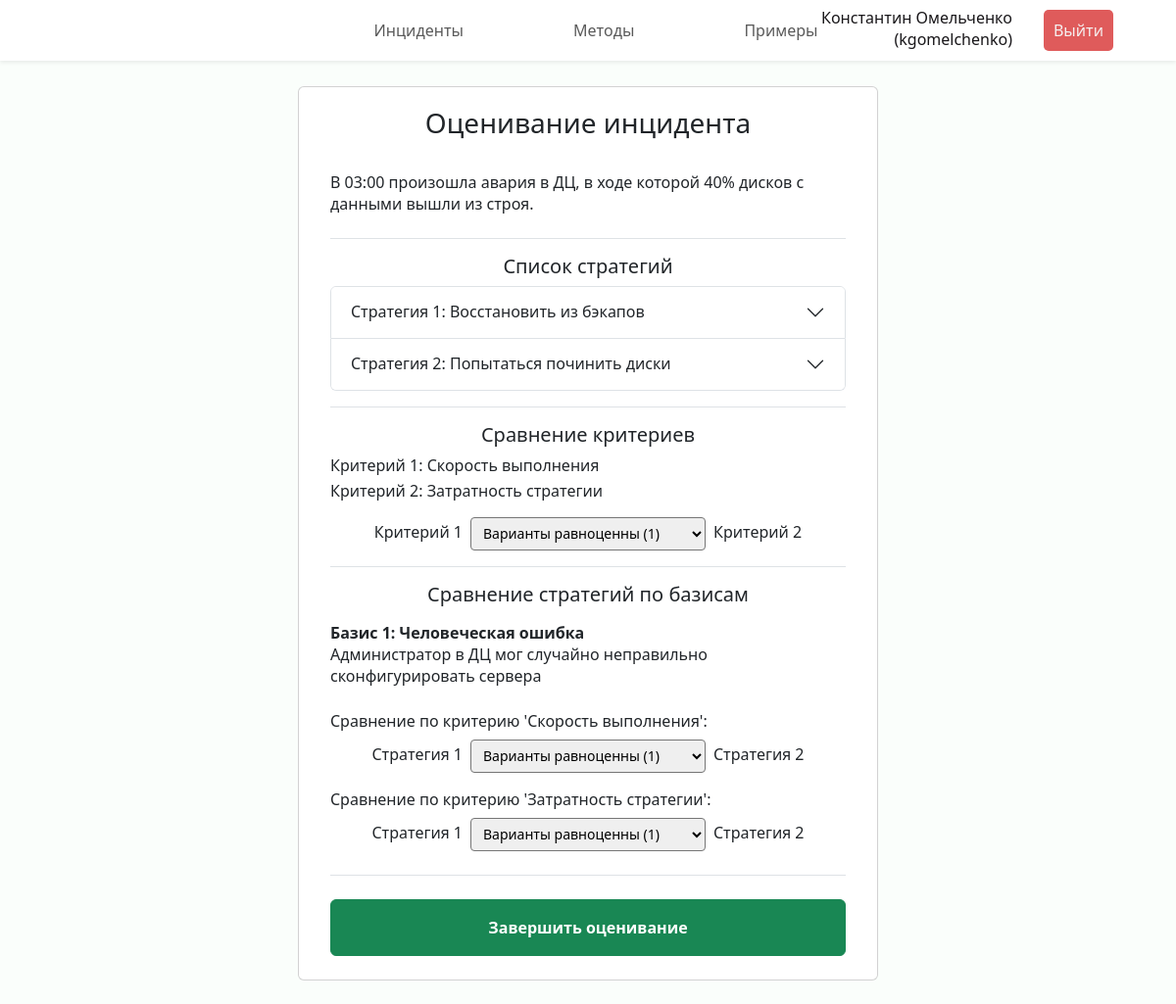
Page /incident/9/assess (signed in) on the committed database.
### incidents/models.py (models this page shows, shortened)
class Incident(models.Model):
    name = models.CharField("Название", max_length=100)
    description = models.TextField("Описание")
    created_at = models.DateTimeField("Создан")
    results = models.JSONField("Результаты", null=True, blank=True)
    creator = models.ForeignKey(Expert, verbose_name="Инициатор", on_delete=models.CASCADE,
                                related_name="authored_incidents")
    status = models.ForeignKey(Status, verbose_name="Статус", on_delete=models.CASCADE)
    criteries = models.ManyToManyField(Criteria, through="IncidentCriteria")
    experts = models.ManyToManyField(Expert, through="IncidentExpert")
    class Meta:
        verbose_name = "Инцидент"
        verbose_name_plural = "Инциденты"

class Strategy(models.Model):
    incident = models.ForeignKey(Incident, verbose_name="Инцидент", on_delete=models.CASCADE)
    name = models.CharField("Название", max_length=100)
    description = models.TextField("Описание")
    number = models.PositiveSmallIntegerField("Номер")
    class Meta:
        verbose_name = "Стратегия устранения инцидента"
        verbose_name_plural = "Стратегии устранения инцидента"
        unique_together = ('incident', 'name',)

class IncidentCriteria(models.Model):
    incident = models.ForeignKey(Incident, verbose_name="Инцидент", on_delete=models.CASCADE)
    criteria = models.ForeignKey(Criteria, verbose_name="Критерий", on_delete=models.CASCADE)
    number = models.PositiveSmallIntegerField("Номер")
    class Meta:
        verbose_name = "Критерий ранжирования инцидента"
        verbose_name_plural = "Критерии ранжирования инцидента"
        unique_together = ('incident', 'criteria',)

class Criteria(models.Model):
    description = models.CharField("Описание", max_length=200)
    def __str__(self) -> str:
        return self.description
    class Meta:
        verbose_name = "Критерий ранжирования"
        verbose_name_plural = "Критерии ранжирования"

class Basis(models.Model):
    incident = models.ForeignKey(Incident, verbose_name="Инцидент", on_delete=models.CASCADE)
    name = models.CharField("Название", max_length=100)
    description = models.TextField("Описание")
    number = models.PositiveSmallIntegerField("Номер")
    class Meta:
        verbose_name = "Базис инцидента"
        verbose_name_plural = "Базисы инцидента"
        unique_together = ('incident', 'name',)

### incidents/views.py (the view)
# urls.py: path("incident/<int:incident_id>/assess", views.incident_assess, name="incident_assess"),
@login_required(login_url='login')
def incident_assess(request, incident_id):
    if request.method == 'POST':
        try:
            incident = Incident.objects.get(id=incident_id)
        except Incident.DoesNotExist:
            raise Http404("Инцидент не существует")
        try:
            expert = Expert.objects.get(user=request.user)
        except Expert.DoesNotExist:
            raise Http404("Эксперт не существует")
        incident_expert = IncidentExpert.objects.get(incident=incident,
                                                        expert=expert)
        incident_expert.scores = prepare_scores(json.loads(request.body),
                                                incident.criteries.count(),
                                                incident.strategy_set.count())
        incident_expert.save()
        if check_all_experts_done(incident):
            incident.status = Status.objects.get(name="Оценен")
            incident.results = calculate_incident(get_all_scores(incident))
            incident.save()
        elif incident.status.name == 'Инициирован':
            incident.status = Status.objects.get(name="В процессе оценивания")
            incident.save()
        return HttpResponse(status=200)
    else:
        try:
            incident = Incident.objects.get(id=incident_id)
        except Incident.DoesNotExist:
            raise Http404("Инцидент не существует")
        assessment_form = AssessmentForm()
        return render(request, "incidents/incident_assess.html",
                      {'incident': incident, 'assessment_form': assessment_form})

### incidents/forms.py
class AssessmentForm(forms.Form):
    CHOICES = {'1/9': 'Очень сильно уступает (1/9)',
               '1/7': 'Значительно уступает (1/7)',
               '1/5': 'Сильно уступает (1/5)',
               '1/3': 'Умеренно уступает (1/3)',
               '1': 'Варианты равноценны (1)',
               '3': 'Умеренно превосходит (3)',
               '5': 'Сильно превосходит (5)',
               '7': 'Значительно превосходит (7)',
               '9': 'Очень сильно превосходит (9)'}
    choice = forms.ChoiceField(widget=forms.Select(attrs={'class': 'form-select-sm'}),
                          choices=CHOICES, initial='1')

### incidents/templatetags/utiltags.py (called while the page is built)
@register.filter(name='times')
def times(_min, args=None):
    _max, _step = None, None
    if args:
        if not isinstance(args, int):
            _max, _step = map(int, args.split(','))
        else:
            _max = args
    args = filter(None, (_min, _max, _step))
    return range(*args)

### incidents/templates/incidents/incident_assess.html (shortened to what this page needs)
{% extends 'incidents/base.html' %}
{% load static %}
{% load utiltags %}
{% block header %}
<header class="header fixed-top shadow-sm d-flex">
    <nav class="navbar navbar-expand-lg w-100">
        <div class="collapse navbar-collapse justify-content-center" id="navbarNav">
        <ul class="navbar-nav py-1">
            <li class="nav-item px-5"><a class="nav-link" href="{% url 'incidents' %}">Инциденты</a></li>
            <li class="nav-item px-5"><a class="nav-link" href="{% url 'methods' %}">Методы</a></li>
            <li class="nav-item px-5"><a class="nav-link" href="{% url 'examples' %}">Примеры</a></li>
        </ul>
        </div>
        <ul class="navbar-nav position-fixed end-0 me-5 align-items-center">
            <li class="nav-item px-3 text-end mb-1">
                <div class="fullname">{{ request.user.get_full_name }}</div>
                <div class="username">({{ request.user.get_username }})</div>
            </li>
            <li class="nav-item px-3">
                <form action="{% url 'logout' %}" method="POST">
                    <button class="logout-btn" type="submit">Выйти</button>
                </form>
            </li>
          </ul>
    </nav>
</header>
{% endblock %}
{% block content %}
<div class="cards d-flex p-2 flex-column align-items-center">
  <div class="col-lg-6 col-xxl-5 card mb-3">
    <div class="card-body mx-3 my-1">
      <form id="assessment">
        <h3 class="mb-4	text-center">Оценивание инцидента</h3>
        <div class="card-text py-2 border-bottom">
          {{ incident.description|linebreaks }}
        </div>
        <div class="d-flex flex-column gap-2 py-3 border-bottom">
          <h5 class="m-0 text-center">Список стратегий</h5>
          <div class="accordion" id="accordionStrategies">
            {% for strategy in incident.strategy_set.all %}
              <div class="accordion-item">
                <h2 class="accordion-header">
                  <button class="accordion-button collapsed" type="button" data-bs-toggle="collapse" data-bs-target="#collapse{{ forloop.counter }}" aria-expanded="true" aria-controls="collapse{{ forloop.counter }}">
                    Стратегия {{ forloop.counter }}: {{ strategy.name }}
                  </button>
                </h2>
              </div>
            {% endfor %}
          </div>
        </div>
        {% if incident.criteries.count > 1 %}
          <div class="d-flex flex-column gap-2 py-3 border-bottom">
            <h5 class="m-0 text-center">Сравнение критериев</h5>
            <div class="d-flex flex-column gap-1 mb-2">
              {% for criteria in incident.incidentcriteria_set.all %}
                <span>Критерий {{ forloop.counter }}: {{ criteria.criteria }}</span>
              {% endfor %}
            </div>
            {% for x in incident.criteries.count|times %}
              {% for y in x|add:"1"|times:incident.criteries.count %}
                <div name="criteria" class="d-flex justify-content-center gap-2">
                  <label for="id_choice" class="form-label mt-1">Критерий {{x|add:"1"}}</label>
                  {{ assessment_form.choice }}
                  <label for="id_choice" class="form-label mt-1">Критерий {{y|add:"1"}}</label>
                </div>
              {% endfor %}
            {% endfor %}
          </div>
        {% endif %}
        {% if incident.basis_set.count > 0 and incident.strategy_set.count > 1 %}
          <div class="d-flex flex-column gap-3 py-3 border-bottom">
            <h5 class="m-0 text-center">Сравнение стратегий по базисам</h4>
            {% for basis in incident.basis_set.all %}
              <div name="basis">
                <div class="fw-bold">Базис {{ forloop.counter }}: {{ basis.name }}</div>
                <div>{{ basis.description|linebreaks }}</div>
                {% for criteria in incident.criteries.all %}
                  <div name="criteria_basis" class="py-2 d-flex flex-column gap-2">
                    <div>Сравнение по критерию '{{ criteria.description }}':</div>
                    {% for x in incident.strategy_set.count|times %}
                      {% for y in x|add:"1"|times:incident.strategy_set.count %}
                        <div name="strategy" class="d-flex justify-content-center align-content-center gap-2">
                          <label for="id_choice" class="form-label mt-1">Стратегия {{x|add:"1"}}</label>
                          {{ assessment_form.choice }}
                          <label for="id_choice" class="form-label mt-1">Стратегия {{y|add:"1"}}</label>
                        </div>
                      {% endfor %}
                    {% endfor %}
                  </div>
                {% endfor %}
              </div>
            {% endfor %}
          </div>
        {% endif %}
        <input type="submit" value="Завершить оценивание" class="btn btn-success mt-4 mb-1 p-3 w-100 fw-bold"/>
      </form>
    </div>
  </div>
</div>
{% endblock %}

### incidents/static/incidents/css/style.css (style rules this page uses)
:root { --font-family: "Segoe UI", Roboto, "Helvetica Neue", Arial, sans-serif; }
* { box-sizing: border-box; padding: 0; margin: 0; }
body { margin: 5rem 0 0 0; font-family: var(--font-family); font-weight: 400; line-height: normal; background-color: rgb(250, 254, 251); color: #19171a; overflow: overlay; width: 100%; }
.header { background: rgb(255, 255, 255); }
.logout-btn { padding: 10px; background-color: #df5b5b; color: #f5efef; text-decoration: none; border-radius: 5px; border-width: 0; }

### rows in the picture
Incident: description "В 03:00 произошла авария в ДЦ, в ходе которой 40% дисков с данными вышли из строя."
Strategy: name "Восстановить из бэкапов"
Strategy: name "Попытаться починить диски"
IncidentCriteria: criteria "Скорость выполнения"
IncidentCriteria: criteria "Затратность стратегии"
Basis: name "Человеческая ошибка", description "Администратор в ДЦ мог случайно неправильно сконфигурировать сервера"
Criteria: description "Скорость выполнения", x "1", x "2"
Criteria: description "Затратность стратегии", x "1", x "2"

### other values in the picture
{{ request.user.get_full_name }} "Константин Омельченко"
{{ request.user.get_username }} "kgomelchenko"
{{ x|add:"1" }} "1"
{{ y|add:"1" }} "2"
